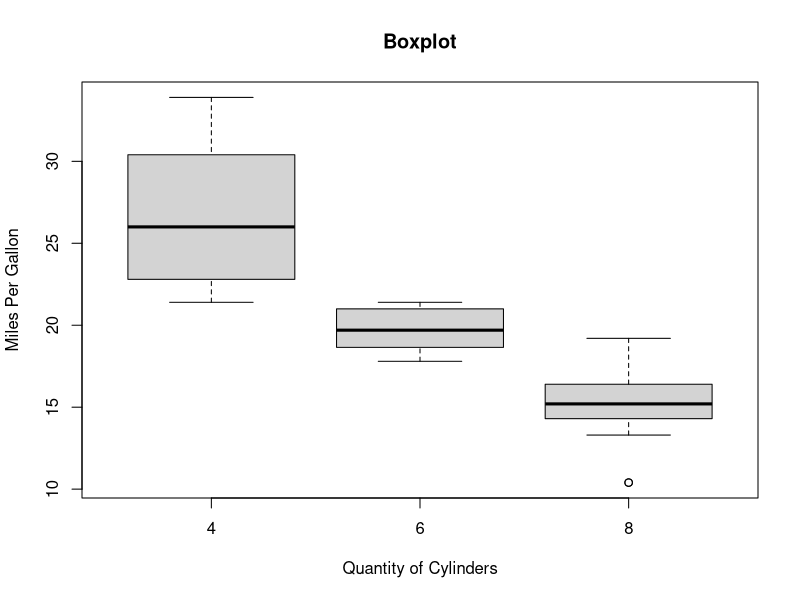
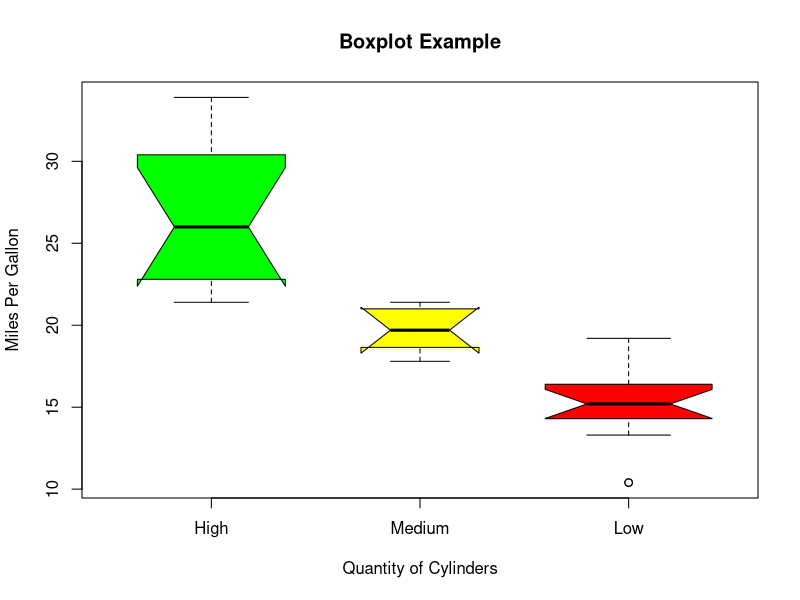
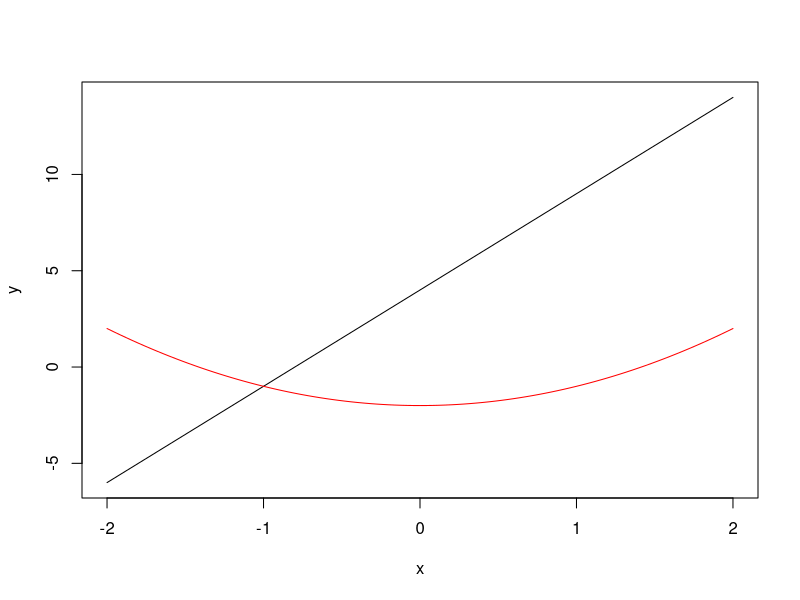
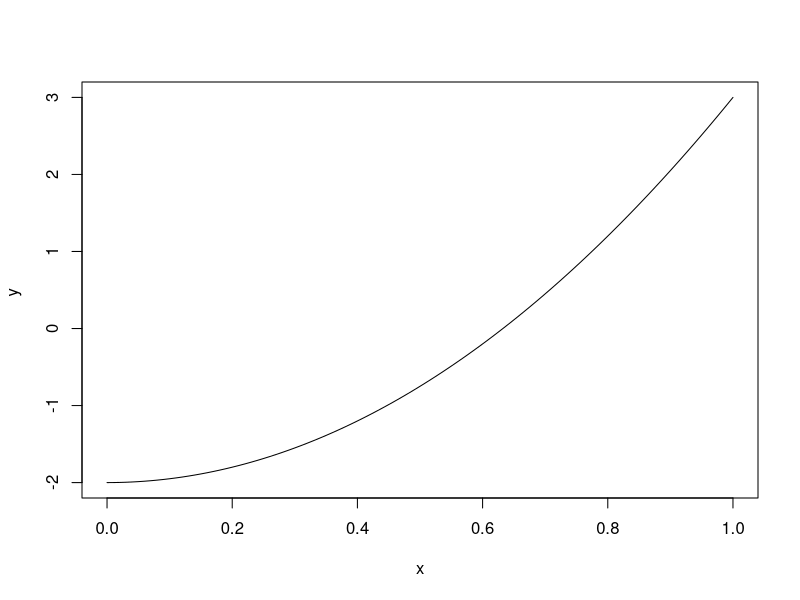
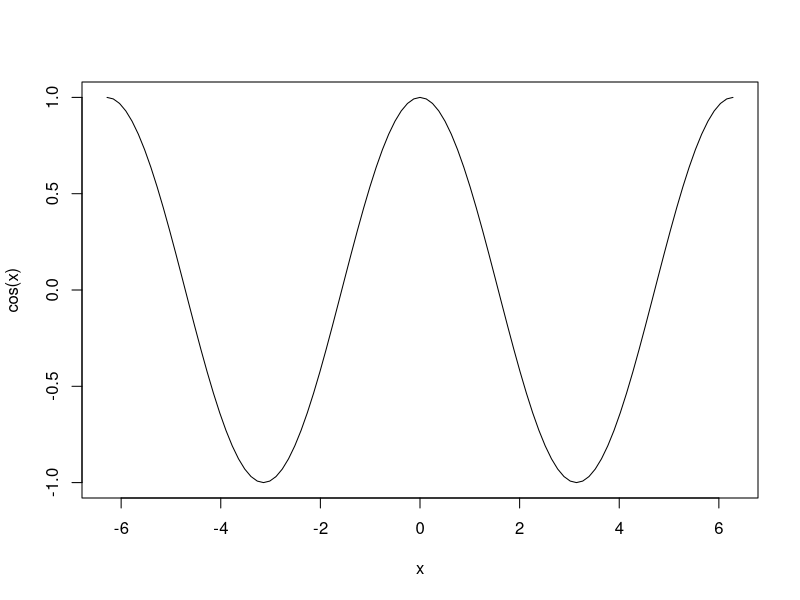

R code for these plots, in order:
## ---- chunk 1
format(12.3456789, digits = 2)
format(12.3456789, nsmall = 2)
format(1.5:5.5, trim = TRUE)
## ---- chunk 2
df <- data.frame(id=c(1.1, 2.22, 3.333), letter=c("aaa", "bb", "c"))
df
format(df, justify = "left")
## ---- chunk 3
values <- 10:100
as.hexmode(values)
## ---- chunk 4
mat <- matrix(1:9, nrow =3)
## ---- chunk 5
base::det(mat)
## ---- chunk 6
base::lower.tri(mat)
## ---- chunk 7
base::upper.tri(mat)
## ---- chunk 8
apply(mat, 2, mean)
apply(mat, 2, max)
apply(mat, 1, max)
## ---- chunk 9
x <- c(1, 1, 2, 3, 10, 1, 100)
rank(x)
## ---- chunk 10
boxplot(mpg ~ cyl, data = mtcars, xlab = "Quantity of Cylinders",  
        ylab = "Miles Per Gallon", main = "Boxplot")

## ---- chunk 11
boxplot(mpg ~ cyl, data = mtcars,   
        xlab = "Quantity of Cylinders",  
        ylab = "Miles Per Gallon",   
        main = "Boxplot Example",  
        notch = TRUE,   
        varwidth = TRUE,   
        col = c("green","yellow","red"),  
        names = c("High","Medium","Low")  
)  
## ---- chunk 12
curve (5*x+4 , -2 , 2 , ylab='y')
curve (x^2 - 2 , add = TRUE , col = "red" , ylab = 'y ')
## ---- chunk 13
curve (5*x^2 - 2, ylab = 'y ')
## ---- chunk 14
expr <- cos
curve(expr ,-2*pi, 2*pi,  ylab='cos(x)', xlab='x')

## ---- chunk 15
stem(mtcars$mpg)
## ---- chunk 16
data <- 1:10
sample(data)
sample(data, size = 5)
sample(data, size = 5, replace = TRUE)
sample(data, size = 5, replace = FALSE)




